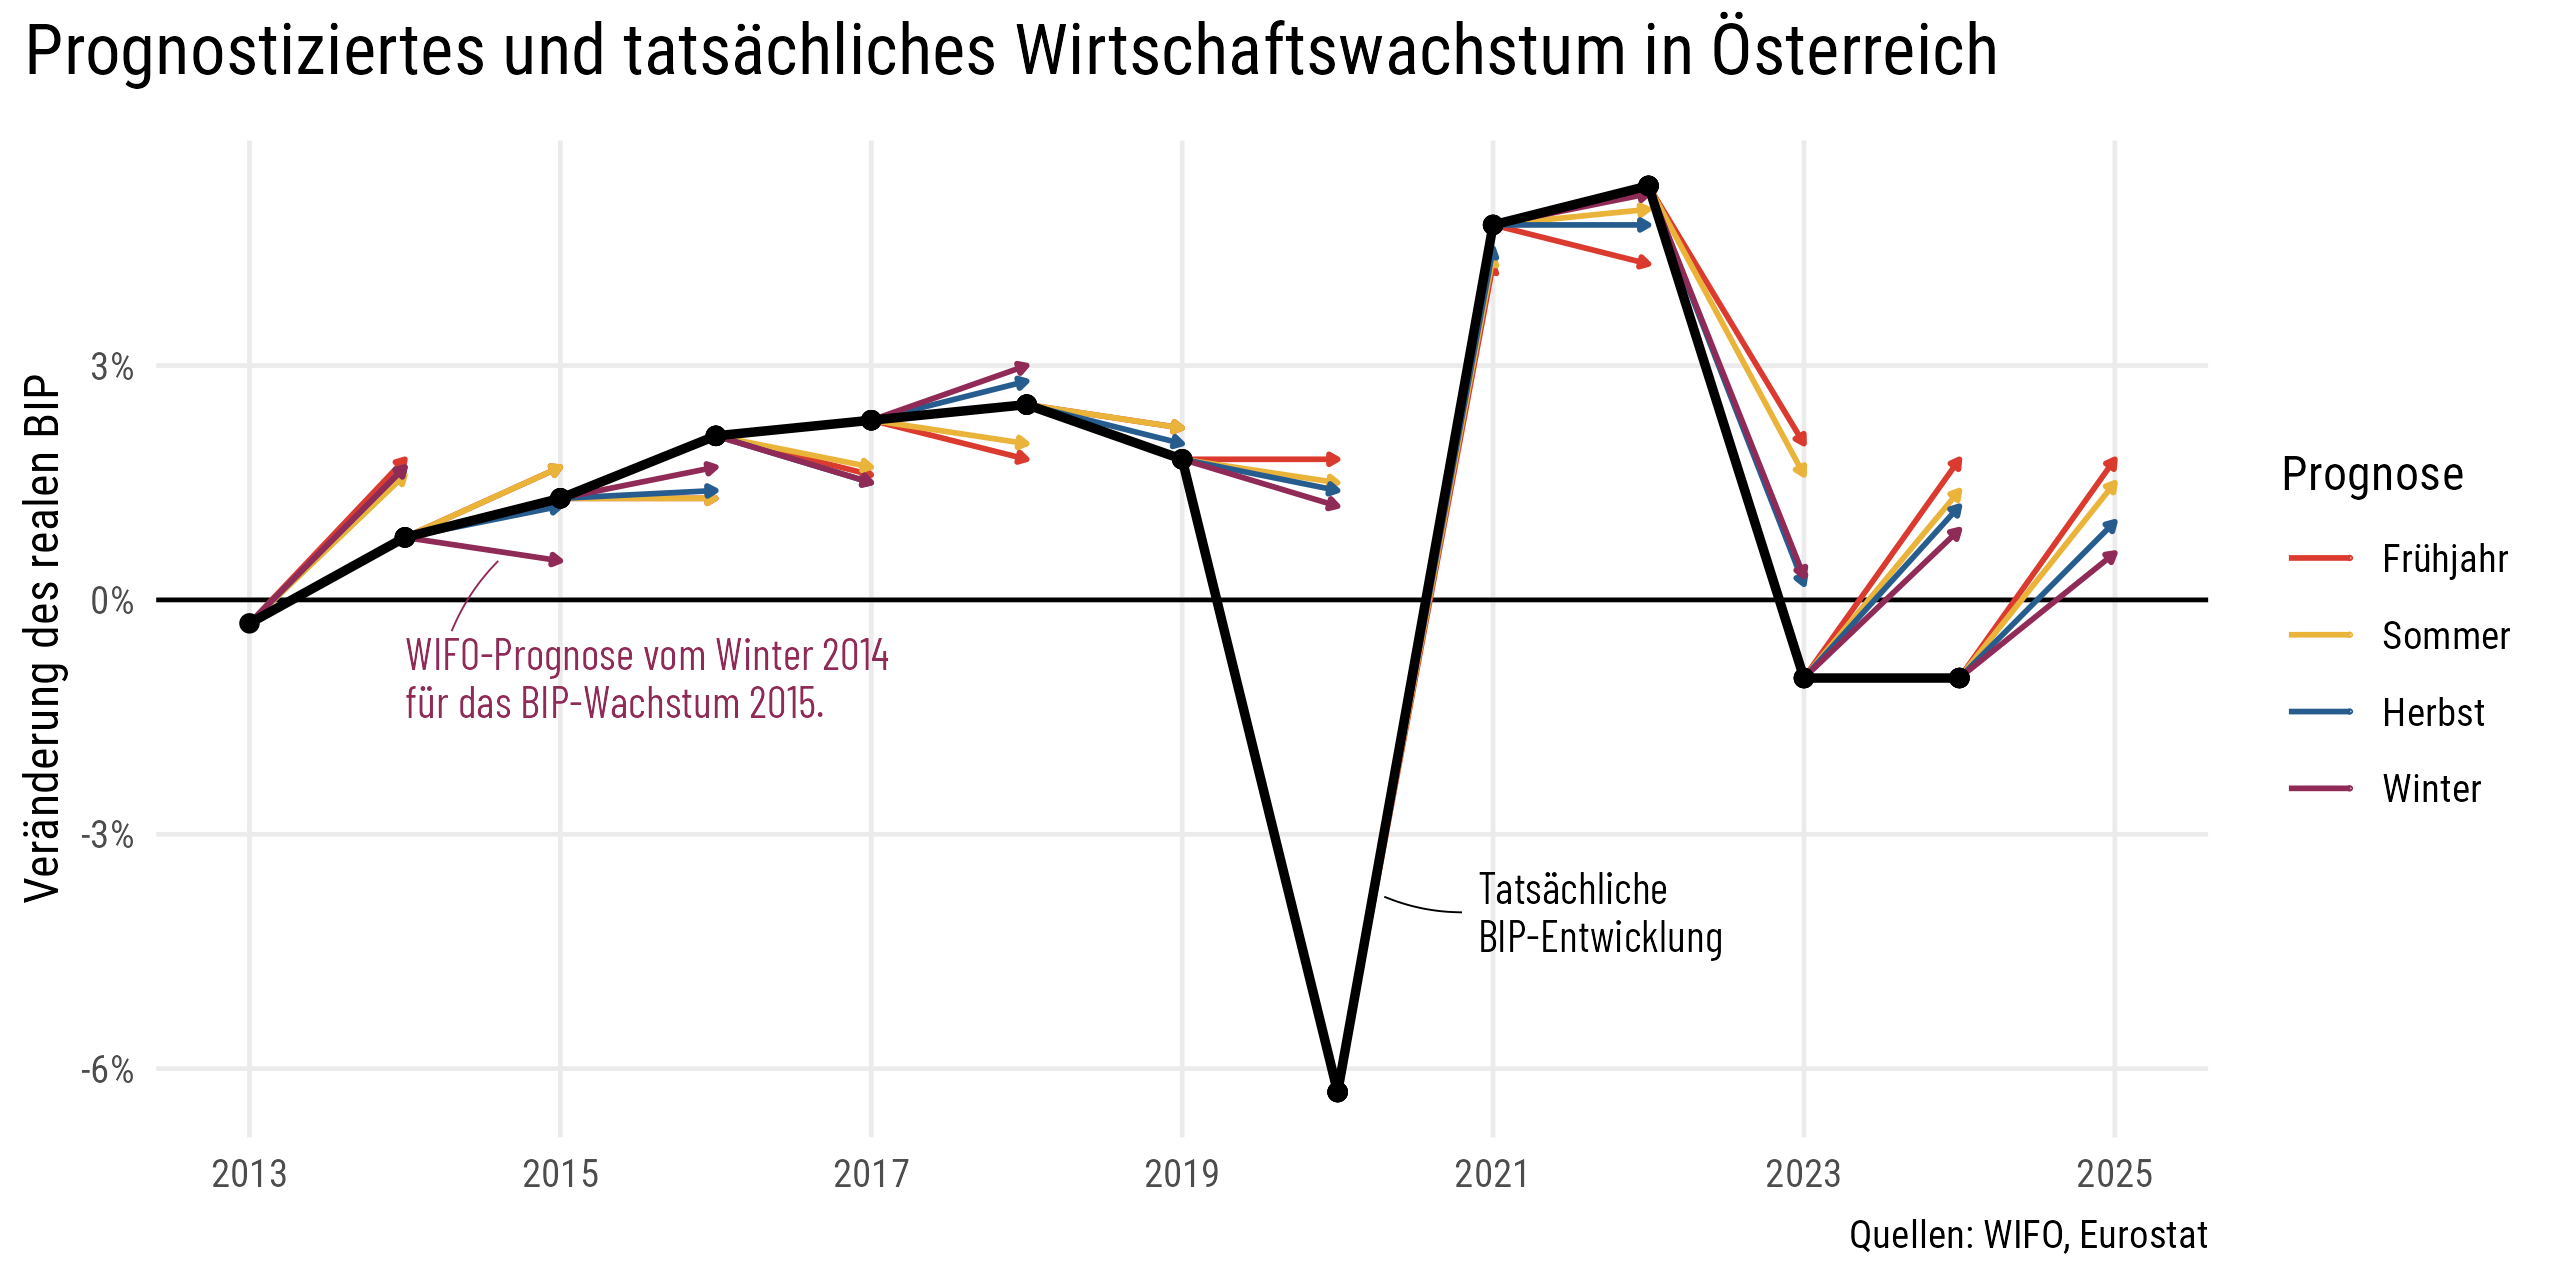

This chart was generated by the following R code:
library(tidyverse)
library(readxl)
library(eurostat)

raw <- read.csv("25_05_Prognose.csv")
gdp <- get_eurostat("tec00115", filters = list(geo = "AT", unit = "CLV_PCH_PRE"))


findat <- 
  raw |> filter(Institution == "Wifo", Land == "Österreich", Variable == "BIP real") |>
  select(Zieljahr, Prognosedatum, Wert) |> 
  arrange(Prognosedatum) |> 
  mutate(Prognosejahr = year(Prognosedatum),
         Wert = Wert * 100) |> 
  mutate(Quartal = factor(row_number()), .by = c(Prognosejahr, Zieljahr)) |> 
  left_join(gdp |> add_row(time = as.Date("2025-01-01"), values = NA) |> 
              mutate(Zieljahr = year(time), Lastreal = lag(values)) |> 
              select(Zieljahr, Real = values, Lastreal)) 

seldat <- findat |> filter(Zieljahr >= 2013) |> 
  filter(Zieljahr == Prognosejahr +1) |> 
  add_row(Zieljahr = 2013, Real = -0.3)

seldat |> 
  ggplot(aes(x = Zieljahr)) +
  geom_hline(yintercept = 0, color = "black") +
  geom_segment(aes(x = Prognosejahr, xend = Zieljahr, y = Lastreal, yend = Wert,
                   color = Quartal), inherit.aes = F, linewidth = 0.6,
               arrow = arrow(type = "closed", ends = "last", length = unit(.01, "npc"))) +
  geom_line(data = seldat |> filter(!is.na(Real)),
            aes(y = Real), linewidth = 1, color = "black") +
  geom_point(aes(y = Real), color = "black", size = 1.5) +
  annotate("text", x = 2020.9, y = -4, hjust = 0, family = "Barlow Condensed", 
           size = 3.5, lineheight = 0.9, color = "black",
           label = "Tatsächliche\nBIP-Entwicklung") +
  annotate("text", x = 2014, y = -1, hjust = 0, family = "Barlow Condensed", 
           size = 3.5, lineheight = 0.9, color = "#902A57",
           label = str_wrap("WIFO-Prognose vom Winter 2014 für das BIP-Wachstum 2015.", 
                            30)) +
  annotate("curve", x = 2014.3, y = -0.4, xend = 2014.6, yend = 0.5, 
               linewidth = 0.2, color = "#902A57", curvature = -0.1) +
  annotate("curve", x = 2020.3, y = -3.8, xend = 2020.8, yend = -4, 
           linewidth = 0.2, color = "black", curvature = 0.1) +
  scale_color_manual(values = futurevisions::futurevisions("mars"),
                     labels = c("Frühjahr", "Sommer", "Herbst", "Winter"),
                     name = "Prognose",
                    na.translate = F) +
  scale_y_continuous(labels = scales::percent_format(scale = 1)) +
  scale_x_continuous(limits = c(2013,NA),
                     breaks = seq(2013, 2025, 2)) +
  labs(x = NULL, y = "Veränderung des realen BIP",
       title = "Prognostiziertes und tatsächliches Wirtschaftswachstum in Österreich",
       caption = "Quellen: WIFO, Eurostat") +
  theme_minimal(base_family = "Roboto Condensed") +
  theme(panel.grid.minor = element_blank(),
        plot.title.position = "plot",
        plot.title = element_text(size = 16, 
                                  margin = margin(b = 0.8, unit = "lines")))

ggsave("25_05_Prognose.png", width = 8, height = 4, dpi = 320, bg = "white")
